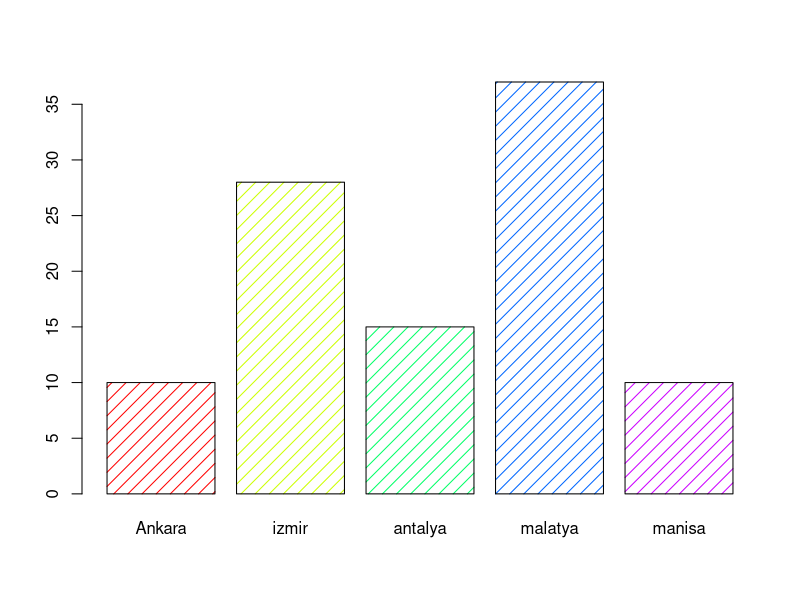

Source code (R):
y = c(10, 28, 15, 37, 10)
x = c("Ankara", "izmir", "antalya", "malatya", "manisa")

barplot(y, names.arg = x, col = rainbow(5), width = 1, density = 10)
#width ile istersen çubuklara farklı genişlikler atayabilirsin
#horiz=true dersende yan olur graiğin
